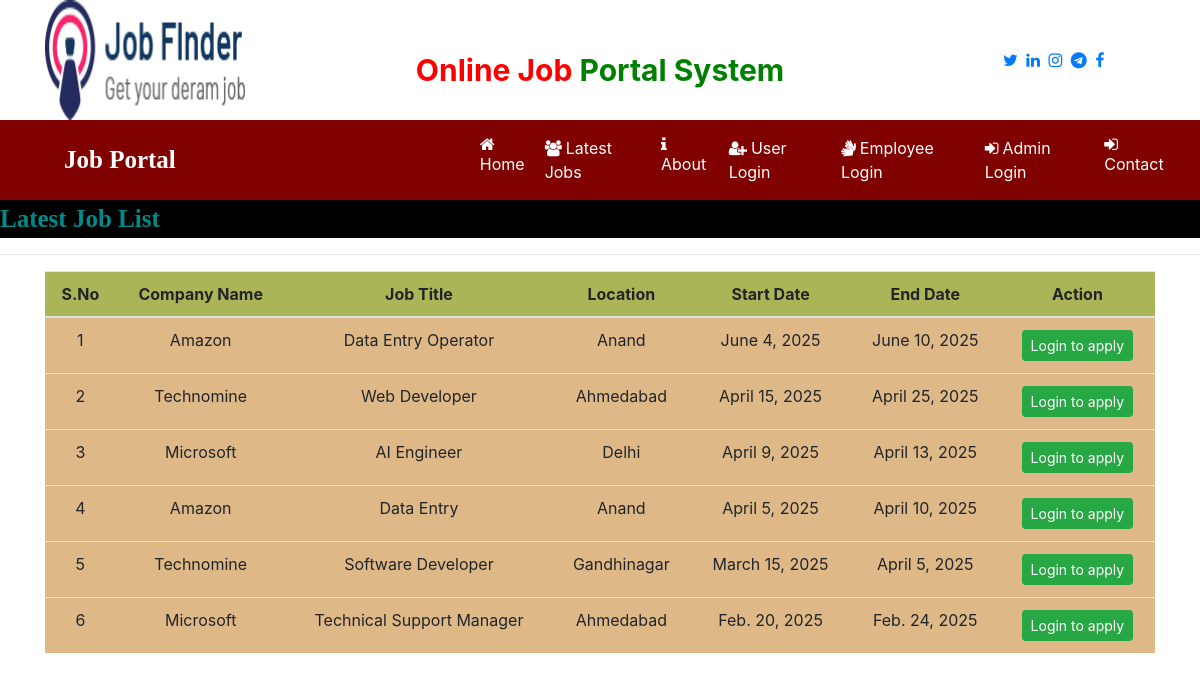
The page /latest_jobs on the database its author committed.
### job/models.py (models this page shows, shortened)
class Job(models.Model):
    employee = models.ForeignKey(Employee,on_delete=models.CASCADE)
    start_date = models.DateField()
    end_date = models.DateField()
    title = models.CharField(max_length=100)
    salary = models.FloatField(max_length=20)
    image = models.FileField()
    description = models.CharField(max_length=300)
    experience = models.CharField(max_length=50)
    location = models.CharField(max_length=100)
    skills = models.CharField(max_length=100)
    creationdate = models.DateField()

class Employee(models.Model):
    user = models.ForeignKey(User,on_delete=models.CASCADE)
    mobile = models.CharField(max_length=15,null=True)
    image = models.FileField(null=True)
    gender = models.CharField(max_length=10,null=True)
    company = models.CharField(max_length=100, null=True)
    type = models.CharField(max_length=15,null=True)
    status = models.CharField(max_length=20,null=True)

### job/views.py (the view)
# urls.py: path('latest_jobs', latest_jobs, name="latest_jobs"),
def latest_jobs(request):
    job = Job.objects.all().order_by('-start_date')
    d = {'job':job}
    return render(request,'latest_jobs.html',d)

### job/templates/latest_jobs.html (shortened to what this page needs)
{% load static %}
{% block body %}
{% include 'navigation.html' %}
<marquee style="font-family : 'monotype corsiva' ; font-size : 25px ; color : darkcyan ; background-color : black ; font-weight : bold ; margin-top:0% ">
    Latest Job List
</marquee>
<hr>
<div class="container">
<table class="table table-hover" id="example">
    <thead>
    <tr style="background-color:#ABB557">
        <th>S.No</th>
        <th>Company Name</th>
        <th>Job Title</th>
        <th>Location</th>
        <th>Start Date</th>
        <th>End Date</th>
        <th>Action</th>
    </tr>
    </thead>
    <tbody>
    {% for i in job %}
    <tr style="background-color:#DEB887">
        <td>{{forloop.counter}}</td>
        <td>{{i.employee.company}}</td>
        <td>{{i.title}}</td>
        <td>{{i.location}}</td>
        <td>{{i.start_date}}</td>
        <td>{{i.end_date}}</td>
        <td><a href="{% url 'user_login' %}" class="btn btn-success btn-sm" >Login to apply</a>
    </tr>
    {% endfor %}
    </tbody>
</table>
</div>
{% endblock %}

### job/templates/latest_jobs.html (style rules this page uses)
tr { text-align : center }

### rows shown on the page
Job: employee.company "Amazon", title "Data Entry Operator", location "Anand", start_date "June 4, 2025", end_date "June 10, 2025"
Job: employee.company "Technomine", title "Web Developer", location "Ahmedabad", start_date "April 15, 2025", end_date "April 25, 2025"
Job: employee.company "Microsoft", title "AI Engineer", location "Delhi", start_date "April 9, 2025", end_date "April 13, 2025"
Job: employee.company "Amazon", title "Data Entry", location "Anand", start_date "April 5, 2025", end_date "April 10, 2025"
Job: employee.company "Technomine", title "Software Developer", location "Gandhinagar", start_date "March 15, 2025", end_date "April 5, 2025"
Job: employee.company "Microsoft", title "Technical Support Manager", location "Ahmedabad", start_date "Feb. 20, 2025", end_date "Feb. 24, 2025"
